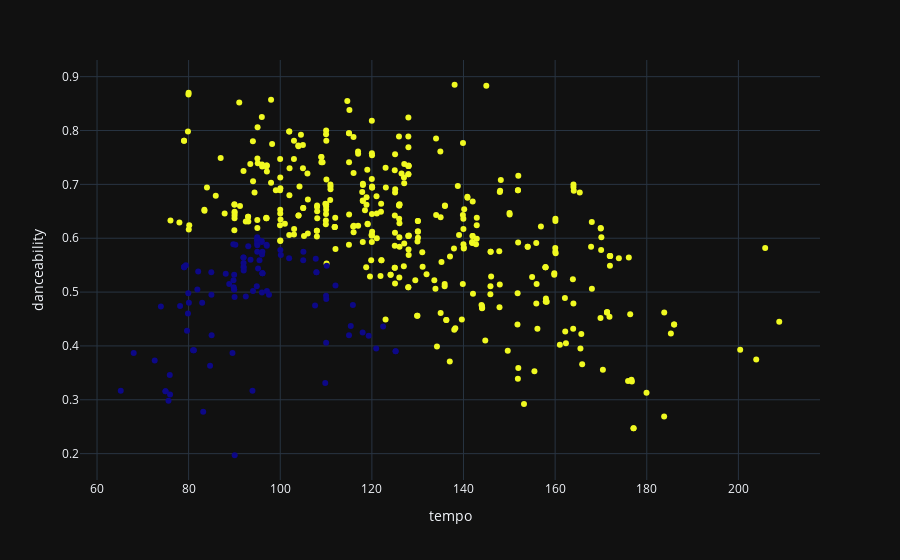

Write notebook code for a chart like this one.
### Code cell
## Plot Prediction
import plotly.graph_objects as go
import plotly.express as px

def plot_pred(classifier, X, y, title:str):
    # Create a mesh grid
    # x_min, x_max = X_scaled[:, 0].min() - 1, X_scaled[:, 0].max() + 1
    # y_min, y_max = X_scaled[:, 1].min() - 1, X_scaled[:, 1].max() + 1
    x_min, x_max = X[:, 0].min(), X[:, 0].max()
    y_min, y_max = X[:, 1].min(), X[:, 1].max()
    xx, yy = np.meshgrid(np.arange(x_min, x_max, 0.02),
                         np.arange(y_min, y_max, 0.02))
    # xx, yy = np.meshgrid(np.linspace(x_min, x_max, 100),
    #                    np.linspace(y_min, y_max, 100))

    # Predict on the mesh grid
    Z = classifier.predict(np.c_[xx.ravel(), yy.ravel()])
    Z = Z.reshape(xx.shape)

    # Plot the decision boundary
    plt.contourf(xx, yy, Z, alpha=0.8, cmap=plt.cm.RdYlBu)
    # plt.contourf(xx, yy, Z, alpha=0.3)

    # Plot the training points
    plt.scatter(X[:, 0], X[:, 1], c=y, cmap=plt.cm.RdYlBu, edgecolor='black')
    # plt.scatter(X[:, 0], X[:, 1], c=y, edgecolors='k', marker='o', s=20)
    
    plt.title(title)
    plt.xlabel('Instrumentalness')
    plt.ylabel('Danceability')

# TODO ! Zusätzlich training data plotten (?)
# def px_plot_pred(classifier, X, y, title:str):
def px_plot_pred(classifier, X_train, X_test, y_train, y_test, title:str):
    # Create a mesh grid
    # x_min, x_max = X_scaled[:, 0].min() - 1, X_scaled[:, 0].max() + 1
    # y_min, y_max = X_scaled[:, 1].min() - 1, X_scaled[:, 1].max() + 1
    x_min, x_max = x_feature_1.min(), x_feature_1.max()
    y_min, y_max = x_feature_2.min(), x_feature_2.max()
    xx, yy = np.meshgrid(np.linspace(x_min, x_max, 100),
                         np.linspace(y_min, y_max, 100))

    # Predict on the mesh grid
    Z = classifier.predict(np.c_[xx.ravel(), yy.ravel()])
    Z = Z.reshape(xx.shape)

    # Plot the decision boundary
    # contour = go.Contour(
    #     x=xx[0], y=yy[:, 0], z=Z,
    #     colorscale=['red', 'green'], #'YlGn'
    #     ncontours=2,
    #     opacity=0.8,
    #     hoverinfo='none',
    #     showscale=False
    # )
    
    # Plot the training points
    ## pd.DataFrame(data=X, columns=col_names)
    df = pd.DataFrame(X_test.copy())
    df['prediction'] = classifier.predict(X_test)
    df['track_name'] = df_X.loc[X_test.index, 'track_name']
    df['artist_name'] = df_X.loc[X_test.index, 'artist_name']
    
    fig2 = px.scatter(df, x=df[val_col_names[0]], y=df[val_col_names[1]], color=df['prediction'],
                     hover_data={'tempo':False,
                                 'danceability':False,
                                 'prediction':False,
                                 'artist_name': True,
                                 'track_name':True})
    fig2.update_coloraxes(showscale=False)
    fig2.show()

    # fig2.append_trace()
    
    # TODO So überdeckt die contour die points fürs hovern -> Try: px.contour.add_scatter
    # fig.add_contour(x=xx[0], y=yy[:, 0], z=Z,
    #     colorscale=['red', 'green'], #'YlGn'
    #     ncontours=2,
    #     opacity=0.8,
    #     hoverinfo='none',
    #     showscale=False)
    
    # scatter = go.Scatter(x=df[val_col_names[0]], y=df[val_col_names[1]],
    #     #hovertemplate='',
    #     mode='markers',
    #     marker=dict(color=y_test, colorscale=['red', 'green'], line=dict(color='black', width=1)),
    #     hoverinfo='x+y'
  # ,
  #   text=[f"Artist: {artist}<br>Song: {song}" for artist, song in zip(artists, song_names)],
  #   hoverinfo='text'
  #   )

    # fig = go.Figure(data=[contour, scatter], layout=go.Layout(title=title,
    #     # xaxis_title='Instrumentalness',
    #     # yaxis_title='Danceability',
    #     width=600,
    #     height=600
    # ))

    # TODO + Legende
    # TODO Scaler
    # TODO (Optional) Hide some figure buttons
    # TODO (IDEA Button zum togglen zwischen Test und Training Daten)
    # fig.show()

px_plot_pred(clf_optimal, X_train, X_test, y_train, y_test, 'Optimal Classifier')
# px_plot_pred(clf_overfit, X_train, X_test, y_train, y_test, 'Overfit Classifier')
# px_plot_pred(clf_underfit, X_train, X_test, y_train, y_test, 'Underfit Classifier')

# plot_pred(clf_optimal, X, y, 'Optimal Classifier')
# plt.show()
# plot_pred(clf_overfit, X, y, 'Overfit Classifier')
# plt.show()
# plot_pred(clf_underfit, X, y, 'Underfit Classifier')
# plt.show()
# 
# y_pred_underfit = clf_underfit.predict(X_test)
# print(f'Underfitting Accuracy: {accuracy_score(y_test, y_pred_underfit)}')
# # plt.figure(figsize=(12, 5))
# plt.subplot(1, 2, 1)
# plot_pred(clf_underfit, X_train, y_train, 'Underfitted Train')
# plt.subplot(1, 2, 2)
# plot_pred(clf_underfit, X_test, y_test, 'Underfitted Test')
# plt.show()
# 
# 
# y_pred_optimal = clf_optimal.predict(X_test)
# print(f'Middle Accuracy: {accuracy_score(y_test, y_pred_optimal)}')
# plt.subplot(1, 2, 1)
# plot_pred(clf_optimal, X_train, y_train, 'Middle Train')
# plt.subplot(1, 2, 2)
# plot_pred(clf_optimal, X_test, y_test, 'Middle Test')
# plt.show() # .savefig()
# 
# # Overfitting example: Deep network with too many neurons
# y_pred_overfit = clf_overfit.predict(X_test)
# print(f'Overfitting Accuracy: {accuracy_score(y_test, y_pred_overfit)}')
# plt.subplot(1, 2, 1)
# plot_pred(clf_overfit, X_train, y_train, 'Overfitted Train')
# plt.subplot(1, 2, 2)
# plot_pred(clf_overfit, X_test, y_test, 'Overfitted Test')
# plt.show()

### Figure 1 — Plotly figure (JSON) as saved in the notebook; plotly's stock layout.template omitted (floating-point values rounded to 4 significant figures; data arrays with more than 128 entries replaced by an {"elided": "..."} marker saying what was removed)
{"data": [{"customdata": {"elided": "475x3 mixed values"}, "hovertemplate": "artist_name=%{customdata[1]}<br>track_name=%{customdata[2]}<extra></extra>", "legendgroup": "", "marker": {"color": {"elided": "475 float values"}, "coloraxis": "coloraxis", "symbol": "circle"}, "mode": "markers", "name": "", "orientation": "v", "showlegend": false, "x": {"elided": "475 float values"}, "xaxis": "x", "y": {"elided": "475 float values"}, "yaxis": "y", "type": "scatter"}], "layout": {"xaxis": {"anchor": "y", "domain": [0.0, 1.0], "title": {"text": "tempo"}}, "yaxis": {"anchor": "x", "domain": [0.0, 1.0], "title": {"text": "danceability"}}, "coloraxis": {"colorbar": {"title": {"text": "prediction"}}, "colorscale": [[0.0, "#0d0887"], [0.1111, "#46039f"], [0.2222, "#7201a8"], [0.3333, "#9c179e"], [0.4444, "#bd3786"], [0.5556, "#d8576b"], [0.6667, "#ed7953"], [0.7778, "#fb9f3a"], [0.8889, "#fdca26"], [1.0, "#f0f921"]], "showscale": false}, "legend": {"tracegroupgap": 0}, "margin": {"t": 60}}}
